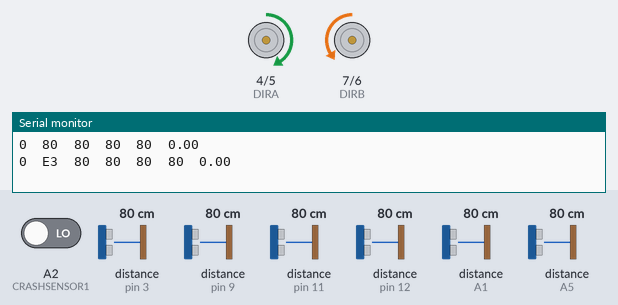
Recording of a sketch running on a simulated Arduino Uno, built with avr-gcc and run on an emulated ATmega328P. Shown: direction and speed pins drawn as motors (green arrow = direction pin HIGH = forward, orange = LOW = backward, longer = more drive), the last lines printed to the serial monitor. Inputs (shaded band) come from the test bench; at power-on: distance to the obstacle (sensors on pin 3, pin 11, A5, pin 9, pin 12, A1) 80 cm, A2 (CRASHSENSOR1) LOW. The echo pulse lasts 58.3 µs per cm.

Above: at 5.4 s.
6.2 s: distance to the obstacle (sensor on pin 3) set to 48 cm
At 6.2 s:
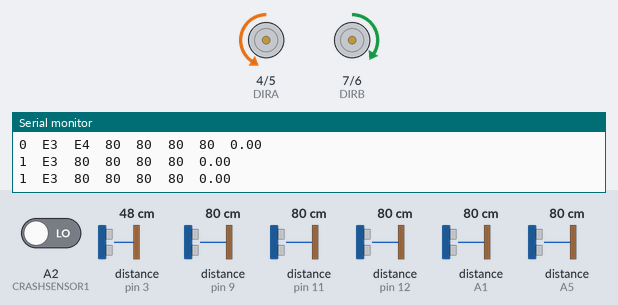
9.2 s: distance to the obstacle (sensor on pin 3) set to 44 cm
At 10.0 s:
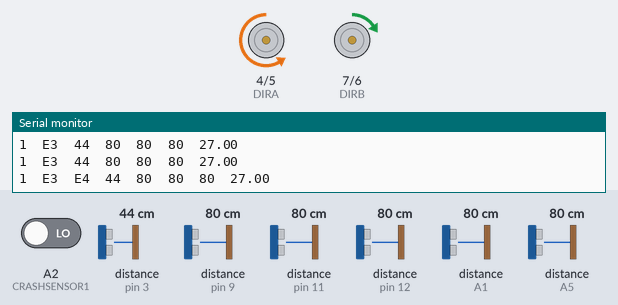
12.2 s: distance to the obstacle (sensor on pin 11) set to 35 cm
At 14.1 s:
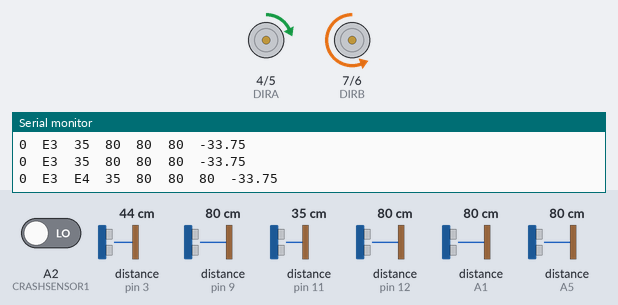
15.2 s: distance to the obstacle (sensor on A5) set to 2 cm
At 15.38 s:
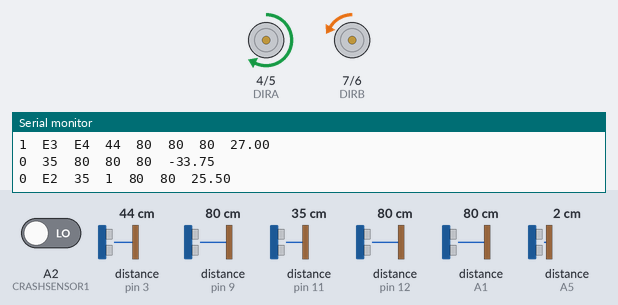
18.2 s: distance to the obstacle (sensor on pin 9) set to 2 cm
21.2 s: distance to the obstacle (sensor on pin 9) set to 18 cm
Timing chart, 0 to 25.2 s (numbered marks = the images above; inputs shaded):
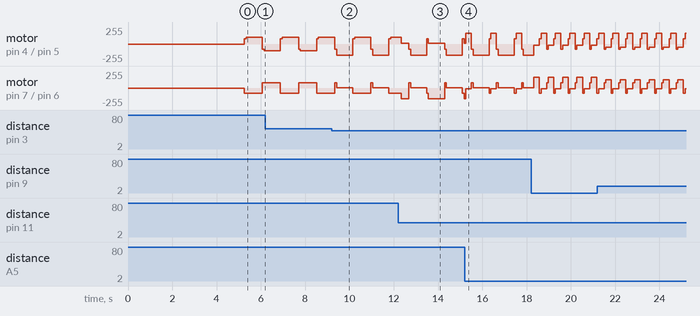

Measured:
- the behaviour switches between 45 and 44 cm on distance to the obstacle (sensor on pin 3) (found by bisection; images 1 and 2)

The sketch:

mr2_robot_1.ino
```cpp
/*
  MR2 робот на Arduino
  Created by Rostislav Varzar
*/

#include <SoftwareSerial.h>

// Определения для портов
#define CRASHSENSOR1 A2

#define US1_trigPin A4
#define US1_echoPin A5
#define US2_trigPin 10
#define US2_echoPin 11
#define US3_trigPin 8
#define US3_echoPin 9
#define US4_trigPin 2
#define US4_echoPin 3
#define US5_trigPin A0
#define US5_echoPin A1
#define US6_trigPin 13
#define US6_echoPin 12
#define minimumRange 0
#define maximumRange 200

#define PWMA 5
#define DIRA 4
#define PWMB 6
#define DIRB 7

// Параметры ПИД регулятора
#define KPID 0.75

// Параметры дистанций
#define DIST1 20
#define DIST2 45
#define DIST4 2

// Параметры моторов
#define MPWR 30
#define LLLL 10

// Программный UART для Bluetooth
SoftwareSerial BT(A3, 0);

// UART1 для Bluetooth
//#define BT Serial1

// Переменные для управления роботом
char command = 'S';
char prevCommand = 'A';
int velocity = 0;
unsigned long timer0 = 2000;
unsigned long timer1 = 0;

// Параметры заедания
#define DIST3 2

// Задержка между считываниями датчиков
#define USDELAY 15

// Задержка между столкновениями
#define CDELAY 250

// Максимальное количество заеданий
#define COLMAX 5

int flag = 0;
long left1 = 0;
long right1 = 0;
long oldleft1 = 0;
long oldright1 = 0;
long left2 = 0;
long right2 = 0;
long oldleft2 = 0;
long oldright2 = 0;
long colcounter = 0;
float u = 0;

void setup()
{
  // Инициализация последовательного порта
  Serial.begin(9600);

  // Инициализация последовательного порта для Bluetooth
  BT.begin(9600);

  // Инициализация выводов для работы с УЗ датчиком
  pinMode(US1_trigPin, OUTPUT);
  pinMode(US1_echoPin, INPUT);
  pinMode(US2_trigPin, OUTPUT);
  pinMode(US2_echoPin, INPUT);
  pinMode(US3_trigPin, OUTPUT);
  pinMode(US3_echoPin, INPUT);
  pinMode(US4_trigPin, OUTPUT);
  pinMode(US4_echoPin, INPUT);
  pinMode(US5_trigPin, OUTPUT);
  pinMode(US5_echoPin, INPUT);
  pinMode(US6_trigPin, OUTPUT);
  pinMode(US6_echoPin, INPUT);

  // Инициализация выходов для управления моторами
  pinMode(DIRA, OUTPUT);
  pinMode(DIRB, OUTPUT);
}

void loop()
{

  /*
    // Тестирование датчиков
    while (true)
    {
      Serial.print(readUS1_distance());
      Serial.print("\t");
      delay(25);
      Serial.print(readUS2_distance());
      Serial.print("\t");
      delay(25);
      Serial.print(readUS3_distance());
      Serial.print("\t");
      delay(25);
      Serial.print(readUS4_distance());
      Serial.print("\t");
      delay(25);
      Serial.print(readUS5_distance());
      Serial.print("\t");
      delay(25);
      Serial.print(readUS6_distance());
      Serial.print("\t");
      delay(25);
      Serial.println("");
    }
  */

  /*
    motorA_setpower(35, false);
    motorB_setpower(35, true);
    delay(500);
    motorA_setpower(0, false);
    motorB_setpower(0, true);
    delay(500);
    while (true)
    {

    }
  */

  // Работа по Bluetooth
  while (digitalRead(CRASHSENSOR1))
  {
    // Bluetooth
    if (BT.available() > 0) {
      timer1 = millis();
      prevCommand = command;
      command = BT.read();
      if (command != prevCommand) {
        Serial.println(command);
        switch (command) {
          case 'F':
            motorA_setpower(velocity + LLLL, false);
            motorB_setpower(velocity, true);
            break;
          case 'B':
            motorA_setpower(-velocity - LLLL, false);
            motorB_setpower(-velocity, true);
            break;
          case 'L':
            motorA_setpower(-velocity - LLLL, false);
            motorB_setpower(velocity, true);
            break;
          case 'R':
            motorA_setpower(velocity + LLLL, false);
            motorB_setpower(-velocity, true);
            break;
          case 'S':
            motorA_setpower(0, false);
            motorB_setpower(0, true);
            break;
          case 'I':  //FR
            //yellowCar.ForwardRight_4W(velocity);
            motorA_setpower(velocity + LLLL, false);
            motorB_setpower(velocity / 2, true);
            break;
          case 'J':  //BR
            motorA_setpower(-velocity - LLLL, false);
            motorB_setpower(-velocity / 2, true);
            break;
          case 'G':  //FL
            motorA_setpower((velocity  + LLLL)/ 2, false);
            motorB_setpower(velocity, true);
            break;
          case 'H':  //BL
            motorA_setpower((-velocity - LLLL) / 2, false);
            motorB_setpower(-velocity, true);
            break;
          case 'W':
            break;
          case 'w':
            break;
          case 'U':
            break;
          case 'u':
            break;
          case 'V':
            break;
          case 'v':
            break;
          case 'X':
            break;
          case 'x':
            break;
          case 'D':  //Everything OFF
            motorA_setpower(0, false);
            motorB_setpower(0, true);
            break;
          default:  //Get velocity
            if (command == 'q') {
              velocity = 50;  //Full velocity
            }
            else {
              //Chars '0' - '9' have an integer equivalence of 48 - 57, accordingly.
              if ((command >= 48) && (command <= 57)) {
                //Subtracting 48 changes the range from 48-57 to 0-9.
                //Multiplying by 25 changes the range from 0-9 to 0-225.
                velocity = (command - 48) * 10;
                Serial.println(velocity);
              }
            }
        }
      }
    }
    else {
      timer0 = millis();  //Get the current time (millis since execution started).
      //Check if it has been 500ms since we received last command.
      if ((timer0 - timer1) > 500) {
        //More tan 500ms have passed since last command received, car is out of range.
        //Therefore stop the car and turn lights off.
        motorA_setpower(0, false);
        motorB_setpower(0, true);
      }
    }
  }
  delay(5000);

  // Ездилка по складу
  while (true)
  {
    // Вперед
    delay(CDELAY);
    colcounter = 0;
    motorA_setpower(MPWR, false);
    motorB_setpower(MPWR, true);
    while (flag == 0)
    {
      Serial.print(flag);
      Serial.print("\t");
      left1 = readUS2_distance(); delay(USDELAY);
      right1 = readUS1_distance(); delay(USDELAY);
      left2 = readUS6_distance(); delay(USDELAY);
      right2 = readUS5_distance(); delay(USDELAY);
      // Основное движение
      if ((left1 != (-1)) && (right1 != (-1)))
      {
        if ((left1 < DIST2) || (right1 < DIST2))
        {
          u = KPID * float(left1 - right1);
          motorA_setpower(MPWR + LLLL + u, false);
          motorB_setpower(MPWR - u, true);
        }
        else
        {
          motorA_setpower(MPWR + LLLL, false);
          motorB_setpower(MPWR, true);
        }
      }
      else
      {
        motorA_setpower(MPWR + LLLL, false);
        motorB_setpower(MPWR, true);
      }
      // Проверка на столкновение
      if ((left1 < DIST1) && (left1 != (-1)))
      {
        flag = 1;
        Serial.print("E1\t");
      }
      if ((right1 < DIST1) && (right1 != (-1)))
      {
        flag = 1;
        Serial.print("E2\t");
      }
      // Прверка на заедание
      if ((abs(oldleft1 - left1) < DIST3) && (abs(oldright1 - right1) < DIST3) &&
          (abs(oldleft2 - left2) < DIST3) && (abs(oldright2 - right2) < DIST3))
      {
        colcounter = colcounter + 1;
        Serial.print("E3\t");
      }
      if (colcounter > COLMAX)
      {
        flag = 1;
        Serial.print("E4\t");
      }
      oldleft1 = left1;
      oldright1 = right1;
      oldleft2 = left2;
      oldright2 = right2;
      Serial.print(left1);
      Serial.print("\t");
      Serial.print(right1);
      Serial.print("\t");
      Serial.print(left2);
      Serial.print("\t");
      Serial.print(right2);
      Serial.print("\t");
      Serial.print(u);
      Serial.print("\t");
      Serial.println("");
    }
    // Назад
    delay(CDELAY);
    colcounter = 0;
    motorA_setpower(MPWR, true);
    motorB_setpower(MPWR, false);
    while (flag == 1)
    {
      Serial.print(flag);
      Serial.print("\t");
      left1 = readUS4_distance(); delay(USDELAY);
      right1 = readUS3_distance(); delay(USDELAY);
      left2 = readUS5_distance(); delay(USDELAY);
      right2 = readUS6_distance(); delay(USDELAY);
      // Основное движение
      if ((left1 != (-1)) && (right1 != (-1)))
      {
        if ((left1 < DIST2) || (right1 < DIST2))
        {
          u = KPID * float(right1 - left1);
          motorA_setpower(MPWR + LLLL + u, true);
          motorB_setpower(MPWR - u, false);
        }
        else
        {
          motorA_setpower(MPWR + LLLL, true);
          motorB_setpower(MPWR, false);
        }
      }
      else
      {
        motorA_setpower(MPWR + LLLL, true);
        motorB_setpower(MPWR, false);
      }
      // Проверка на столкновение
      if ((left1 < DIST1) && (left1 != (-1)))
      {
        flag = 0;
        Serial.print("E1\t");
      }
      if ((right1 < DIST1) && (right1 != (-1)))
      {
        flag = 0;
        Serial.print("E2\t");
      }
      // Прверка на заедание
      if ((abs(oldleft1 - left1) < DIST3) && (abs(oldright1 - right1) < DIST3) &&
          (abs(oldleft2 - left2) < DIST3) && (abs(oldright2 - right2) < DIST3))
      {
        colcounter = colcounter + 1;
        Serial.print("E3\t");
      }
      if (colcounter > COLMAX)
      {
        flag = 0;
        Serial.print("E4\t");
      }
      oldleft1 = left1;
      oldright1 = right1;
      oldleft2 = left2;
      oldright2 = right2;
      Serial.print(left1);
      Serial.print("\t");
      Serial.print(right1);
      Serial.print("\t");
      Serial.print(left2);
      Serial.print("\t");
      Serial.print(right2);
      Serial.print("\t");
      Serial.print(u);
      Serial.print("\t");
      Serial.println("");
    }
  }
}

// УЗ датчик 1
long readUS1_distance()
{
  long duration = 0;
  long distance = 0;
  digitalWrite(US1_trigPin, LOW);
  delayMicroseconds(2);
  digitalWrite(US1_trigPin, HIGH);
  delayMicroseconds(10);
  digitalWrite(US1_trigPin, LOW);
  duration = pulseIn(US1_echoPin, HIGH, 50000);
  distance = duration / 58.2;
  if (distance >= maximumRange || distance <= minimumRange) {
    distance = -1;
  }
  return distance;
}

// УЗ датчик 2
long readUS2_distance()
{
  long duration = 0;
  long distance = 0;
  digitalWrite(US2_trigPin, LOW);
  delayMicroseconds(2);
  digitalWrite(US2_trigPin, HIGH);
  delayMicroseconds(10);
  digitalWrite(US2_trigPin, LOW);
  duration = pulseIn(US2_echoPin, HIGH, 50000);
  distance = duration / 58.2;
  if (distance >= maximumRange || distance <= minimumRange) {
    distance = -1;
  }
  return distance;
}

// УЗ датчик 3
long readUS3_distance()
{
  long duration = 0;
  long distance = 0;
  digitalWrite(US3_trigPin, LOW);
  delayMicroseconds(2);
  digitalWrite(US3_trigPin, HIGH);
  delayMicroseconds(10);
  digitalWrite(US3_trigPin, LOW);
  duration = pulseIn(US3_echoPin, HIGH, 50000);
  distance = duration / 58.2;
  if (distance >= maximumRange || distance <= minimumRange) {
    distance = -1;
  }
  return distance;
}

// УЗ датчик 4
long readUS4_distance()
{
  long duration = 0;
  long distance = 0;
  digitalWrite(US4_trigPin, LOW);
  delayMicroseconds(2);
  digitalWrite(US4_trigPin, HIGH);
  delayMicroseconds(10);
  digitalWrite(US4_trigPin, LOW);
  duration = pulseIn(US4_echoPin, HIGH, 50000);
  distance = duration / 58.2;
  if (distance >= maximumRange || distance <= minimumRange) {
    distance = -1;
  }
  return distance;
}

// УЗ датчик 5
long readUS5_distance()
{
  long duration = 0;
  long distance = 0;
  digitalWrite(US5_trigPin, LOW);
  delayMicroseconds(2);
  digitalWrite(US5_trigPin, HIGH);
  delayMicroseconds(10);
  digitalWrite(US5_trigPin, LOW);
  duration = pulseIn(US5_echoPin, HIGH, 50000);
  distance = duration / 58.2;
  if (distance >= maximumRange || distance <= minimumRange) {
    distance = -1;
  }
  return distance;
}

// УЗ датчик 6
long readUS6_distance()
{
  long duration = 0;
  long distance = 0;
  digitalWrite(US6_trigPin, LOW);
  delayMicroseconds(2);
  digitalWrite(US6_trigPin, HIGH);
  delayMicroseconds(10);
  digitalWrite(US6_trigPin, LOW);
  duration = pulseIn(US6_echoPin, HIGH, 50000);
  distance = duration / 58.2;
  if (distance >= maximumRange || distance <= minimumRange) {
    distance = -1;
  }
  return distance;
}

// Мощность мотора "A" от -100% до +100% (от знака зависит направление вращения)
void motorA_setpower(int pwr, bool invert)
{
  // Проверка, инвертирован ли мотор
  if (invert)
  {
    pwr = -pwr;
  }
  // Проверка диапазонов
  if (pwr < -100)
  {
    pwr = -100;
  }
  if (pwr > 100)
  {
    pwr = 100;
  }
  // Установка направления
  if (pwr < 0)
  {
    digitalWrite(DIRA, LOW);
  }
  else
  {
    digitalWrite(DIRA, HIGH);
  }
  // Установка мощности
  int pwmvalue = abs(pwr) * 2.55;
  analogWrite(PWMA, pwmvalue);
}

// Мощность мотора "B" от -100% до +100% (от знака зависит направление вращения)
void motorB_setpower(int pwr, bool invert)
{
  // Проверка, инвертирован ли мотор
  if (invert)
  {
    pwr = -pwr;
  }
  // Проверка диапазонов
  if (pwr < -100)
  {
    pwr = -100;
  }
  if (pwr > 100)
  {
    pwr = 100;
  }
  // Установка направления
  if (pwr < 0)
  {
    digitalWrite(DIRB, LOW);
  }
  else
  {
    digitalWrite(DIRB, HIGH);
  }
  // Установка мощности
  int pwmvalue = abs(pwr) * 2.55;
  analogWrite(PWMB, pwmvalue);
}
```
